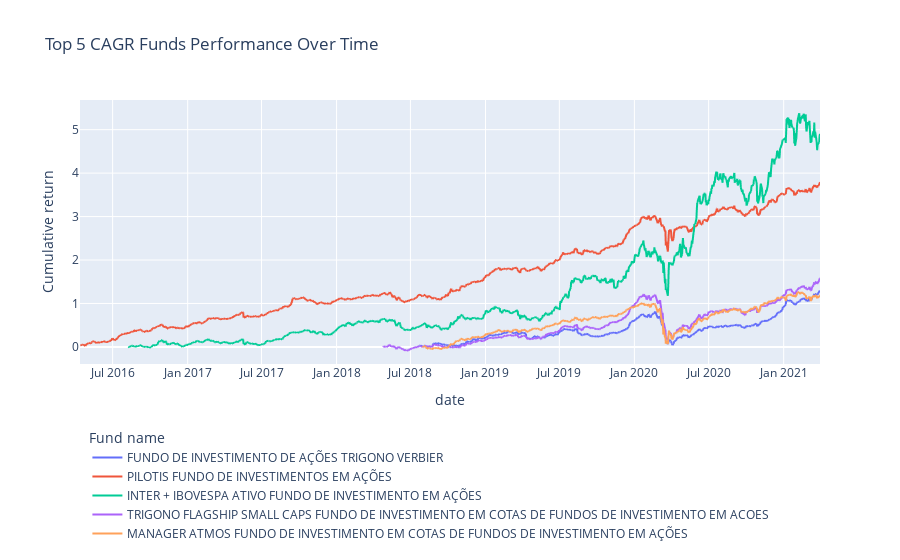

Write notebook code for a chart like this one.
### Markdown cell above
### cum_returns function
You can see how the performance of the top 5 funds was build over time.

### Code cell
top5 = (funds_cagr.sort_values('fund_quota_cagr', ascending = False)
         .reset_index()
         .iloc[:5,0] #selects top 5 rows and cnpj column
         .to_list()
        )

top5_returns = cum_returns(funds[funds.cnpj_fund.isin(top5)],
                            group = 'cnpj_fund',
                            values = ['fund_quota', 'ibov_price']
                           )

#plots the top 5 funds performance over time
fig = px.line(top5_returns, 
              x='date', 
              y='fund_quota_cum_return', 
              color = 'fund_name' ,
              title='Top 5 CAGR Funds Performance Over Time',
              labels={"fund_quota_cum_return": "Cumulative return", "fund_name": "Fund name", "date":"date"})


fig.update_layout(legend=dict(
    yanchor="bottom",
    y= -0.7,
    xanchor="left",
    x=0.01
))

fig.show()

### Figure 1 — Plotly figure (JSON) as saved in the notebook; plotly's stock layout.template omitted (floating-point values rounded to 4 significant figures; data arrays with more than 128 entries replaced by an {"elided": "..."} marker saying what was removed)
{"data": [{"hovertemplate": "Fund name=FUNDO DE INVESTIMENTO DE AÇÕES TRIGONO VERBIER<br>date=%{x}<br>Cumulative return=%{y}<extra></extra>", "legendgroup": "FUNDO DE INVESTIMENTO DE AÇÕES TRIGONO VERBIER", "line": {"color": "#636efa", "dash": "solid"}, "mode": "lines", "name": "FUNDO DE INVESTIMENTO DE AÇÕES TRIGONO VERBIER", "showlegend": true, "type": "scattergl", "x": {"elided": "680 str values"}, "xaxis": "x", "y": {"elided": "680 float values"}, "yaxis": "y"}, {"hovertemplate": "Fund name=PILOTIS FUNDO DE INVESTIMENTOS EM AÇÕES<br>date=%{x}<br>Cumulative return=%{y}<extra></extra>", "legendgroup": "PILOTIS FUNDO DE INVESTIMENTOS EM AÇÕES", "line": {"color": "#EF553B", "dash": "solid"}, "mode": "lines", "name": "PILOTIS FUNDO DE INVESTIMENTOS EM AÇÕES", "showlegend": true, "type": "scattergl", "x": {"elided": "1247 str values"}, "xaxis": "x", "y": {"elided": "1247 float values"}, "yaxis": "y"}, {"hovertemplate": "Fund name=INTER + IBOVESPA ATIVO FUNDO DE INVESTIMENTO EM AÇÕES<br>date=%{x}<br>Cumulative return=%{y}<extra></extra>", "legendgroup": "INTER + IBOVESPA ATIVO FUNDO DE INVESTIMENTO EM AÇÕES", "line": {"color": "#00cc96", "dash": "solid"}, "mode": "lines", "name": "INTER + IBOVESPA ATIVO FUNDO DE INVESTIMENTO EM AÇÕES", "showlegend": true, "type": "scattergl", "x": {"elided": "1166 str values"}, "xaxis": "x", "y": {"elided": "1166 float values"}, "yaxis": "y"}, {"hovertemplate": "Fund name=TRIGONO FLAGSHIP SMALL CAPS FUNDO DE INVESTIMENTO EM COTAS DE FUNDOS DE INVESTIMENTO EM ACOES<br>date=%{x}<br>Cumulative return=%{y}<extra></extra>", "legendgroup": "TRIGONO FLAGSHIP SMALL CAPS FUNDO DE INVESTIMENTO EM COTAS DE FUNDOS DE INVESTIMENTO EM ACOES", "line": {"color": "#ab63fa", "dash": "solid"}, "mode": "lines", "name": "TRIGONO FLAGSHIP SMALL CAPS FUNDO DE INVESTIMENTO EM COTAS DE FUNDOS DE INVESTIMENTO EM ACOES", "showlegend": true, "type": "scattergl", "x": {"elided": "738 str values"}, "xaxis": "x", "y": {"elided": "738 float values"}, "yaxis": "y"}, {"hovertemplate": "Fund name=MANAGER ATMOS FUNDO DE INVESTIMENTO EM COTAS DE FUNDOS DE INVESTIMENTO EM AÇÕES<br>date=%{x}<br>Cumulative return=%{y}<extra></extra>", "legendgroup": "MANAGER ATMOS FUNDO DE INVESTIMENTO EM COTAS DE FUNDOS DE INVESTIMENTO EM AÇÕES", "line": {"color": "#FFA15A", "dash": "solid"}, "mode": "lines", "name": "MANAGER ATMOS FUNDO DE INVESTIMENTO EM COTAS DE FUNDOS DE INVESTIMENTO EM AÇÕES", "showlegend": true, "type": "scattergl", "x": {"elided": "672 str values"}, "xaxis": "x", "y": {"elided": "672 float values"}, "yaxis": "y"}], "layout": {"legend": {"title": {"text": "Fund name"}, "tracegroupgap": 0, "x": 0.01, "xanchor": "left", "y": -0.7, "yanchor": "bottom"}, "title": {"text": "Top 5 CAGR Funds Performance Over Time"}, "xaxis": {"anchor": "y", "domain": [0, 1], "title": {"text": "date"}}, "yaxis": {"anchor": "x", "domain": [0, 1], "title": {"text": "Cumulative return"}}}}
